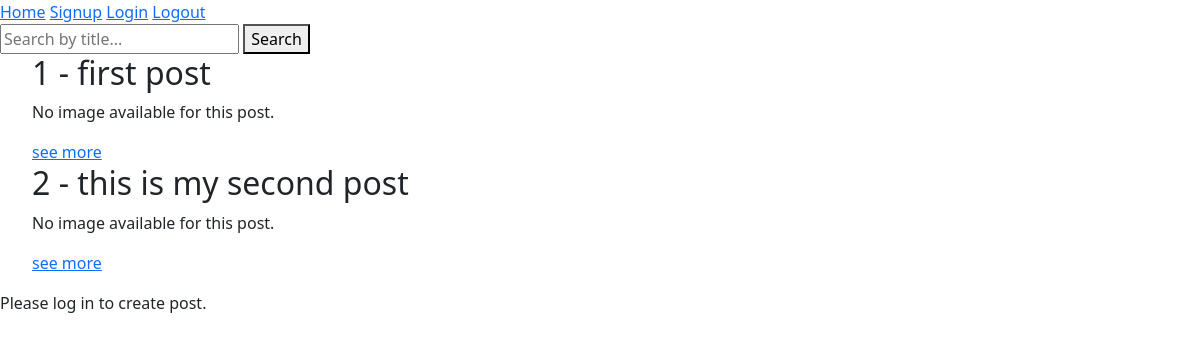
The app's page /, older data.
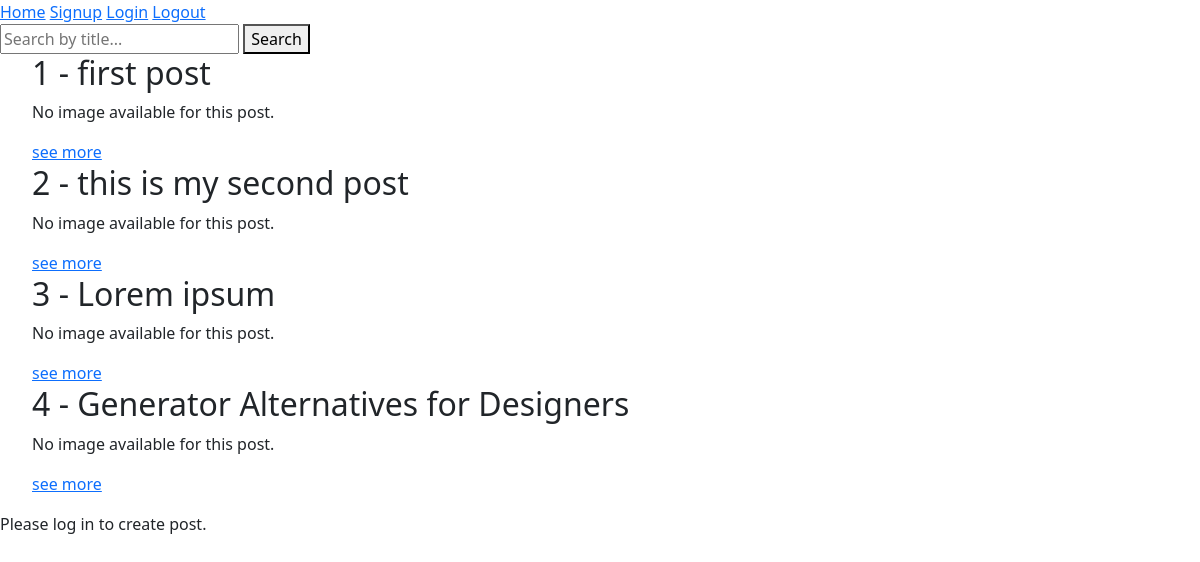
The same page, newer data.
### blog/models.py (models this page shows, shortened)
class Post(models.Model):
    STATUS_CHOICES = (
        ('draft', 'Draft'),
        ('published', 'Published'),
    )
    title = models.CharField(max_length=100)
    body = models.TextField()
    slug = models.SlugField(max_length=150, unique=True, null=True, blank=True)
    author = models.ForeignKey(User, related_name="posts_user_to", on_delete=models.CASCADE)
    created = models.DateTimeField(auto_now_add=True)
    updated = models.DateTimeField(auto_now=True)
    status = models.CharField(max_length=15, choices=STATUS_CHOICES, default='draft')
    image = models.ImageField(upload_to='posts_images/', null=True, blank=True)

### blog/views.py (the view)
# urls.py: path('', views.index, name="index"),
def index(request):
    return post_list(request)

### blog/forms.py
class PostForm(forms.ModelForm):
    class Meta:
        model = Post
        fields = ['title', 'body', 'image']
        widgets = {
            'content': forms.Textarea(attrs={
                'rows': 4,
                'style': 'width: 25rem; padding: 10px; font-size: 16px; border-radius: 5px; border: 1px solid #ccc;',
                'placeholder': 'Write your Post here...',
            }),
        }

### blog/post_list.py (called while the page is built, shortened)
def post_list(request):
    post_list = Post.objects.all()
    post_form = PostForm()
    query = request.GET.get('q')
    if query:
        post_list = Post.objects.filter(Q(title__icontains=query))
    else:
        post_list = Post.objects.all()
    context = {
        "post_list": post_list,
        "post_form": post_form,
    }
    return render(request, "post_list.html", context)

### templates/post_list.html
{% extends 'base.html' %}
{% block content %}
    <form method="get" action="{% url 'post_list' %}">
        <input type="text" name="q" placeholder="Search by title..." value="{{ query|default:'' }}">
        <button type="submit">Search</button>
    </form>
    {% if post_list %}
        <ul>
            {% for post in post_list %}
                <h2>{{ post.id }} - {{ post.title }}</h2>
                {% if post.image %}
                    <img src="{{ post.image.url }}" alt="{{ post.title }}" width="100" height="100">
                {% else %}
                    <p>No image available for this post.</p>
                {% endif %}
                <a href="{% url 'post_detail_view' post.id %}">see more</a>
            {% endfor %}
        </ul>
    {% else %}
        <p>No posts found matching your search.</p>
    {% endif %}
    {% if user.is_authenticated %}
        <h5>Create a new post:</h5>
        <form method="POST" enctype="multipart/form-data">
            {% csrf_token %}
            {{ post_form.as_p }}
            <button type="submit">Post</button>
        </form>
    {% else %}
        <p>Please log in to create post.</p>
    {% endif %}
{% endblock %}

Row changes from the older to the newer data that the page shows:
added Post: id "3", title "Lorem ipsum", shows "No image available for this post."
added Post: id "4", title "Generator Alternatives for Designers", shows "No image available for this post."
